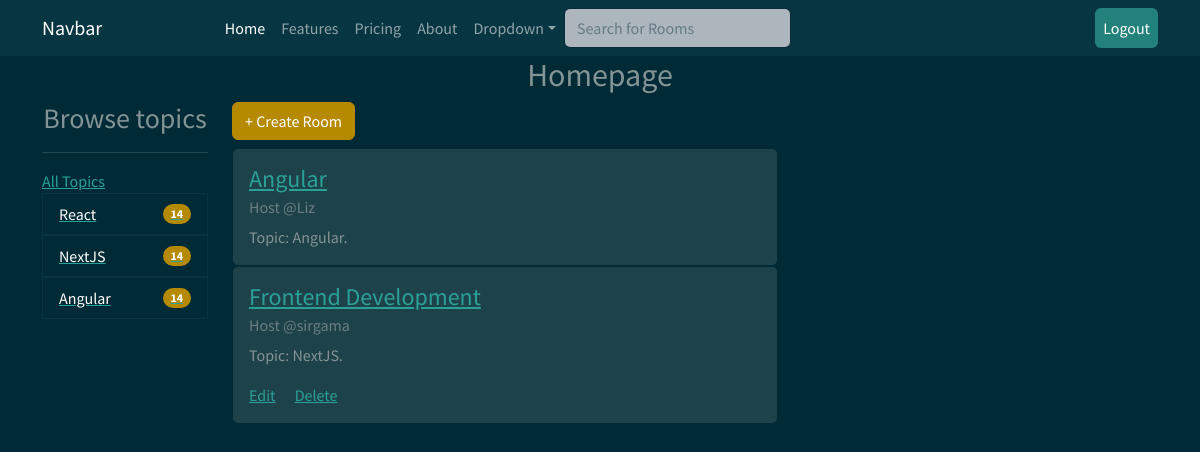
The app's page / (signed in) with its own data.
### mainapp/models.py (models this page shows, shortened)
class Topic(models.Model):
    name = models.CharField(max_length=200)

class Room(models.Model):
    host = models.ForeignKey(User,on_delete=models.SET_NULL, null=True)
    topic = models.ForeignKey(Topic, on_delete=models.SET_NULL, null=True)
    name = models.CharField(max_length=100)
    description = models.TextField(null=True, blank=True)
    updated = models.DateTimeField(auto_now=True)
    created = models.DateTimeField(auto_now_add=True)
    class Meta:
        ordering = ['-updated', '-created']

### mainapp/views.py (the view)
# urls.py: 2. Add a URL to urlpatterns:  path('', views.home, name='home')
def home(request):
    q = request.GET.get('q') if request.GET.get('q')!= None else ''
    room = Room.objects.filter(Q(topic__name__icontains = q) | Q(name__icontains=q) | Q(description__icontains=q) | Q(host__username__icontains=q))
    topic = Topic.objects.all()
    context = {
        "rooms":room,
        "topics":topic
    }
    return render(request, 'mainapp/home.html', context)

### mainapp/templates/mainapp/home.html
{% extends 'mainapp/base.html' %}
{% load static %}
{% block content %}
{% include 'mainapp/navbar.html' %}
<h2 class="text-center">Homepage</h2>
<div class="container">
    <div class="row">
        <div class="col-md-2">
            <h3 class="text-center">Browse topics</h3>
            <hr>
            <a href="{% url 'home' %}">All Topics</a>
            <ul class="list-group">
                {% for topic in topics %}
                   <a href="{% url 'home' %}?q={{topic.name}}"> <li class="list-group-item d-flex justify-content-between align-items-center">
                    {{topic.name}}
                    <span class="badge bg-primary rounded-pill">14</span>
                    </li></a>
                {% endfor %}
            </ul>
        </div>
        <div class="col-md-6">
           <a href="{% url 'newroom' %}"><h6 class="btn btn-primary">+ Create Room</h6></a>
            {% for room in rooms %}
            <div class="card">
                <div class="card-body">
                  <h4 class="card-title"><a href="{% url 'room' room.id %}">{{room.name}}</a></h4>
                  <h6 class="card-subtitle mb-2 text-muted">Host @{{room.host.username}}</h6>
                  <p class="card-text">Topic: {{room.topic.name}}.</p>
                  {% if request.user == room.host %}
                  <a href="{% url 'update' room.id %}" class="card-link">Edit</a>
                  <a href="{%url 'delete' room.id %}" class="card-link">Delete</a>
                  {% endif %}
                </div>
              </div>
              {% endfor %}
        </div>
        <div class="col-md-3">
        </div>
    </div>
</div>
{% endblock %}

### records on screen
Topic: name "React"
Topic: name "NextJS"
Topic: name "Angular"
Room: name "Angular", host.username "Liz", topic.name "Angular"
Room: name "Frontend Development", host.username "sirgama", topic.name "NextJS", shows "Edit"
